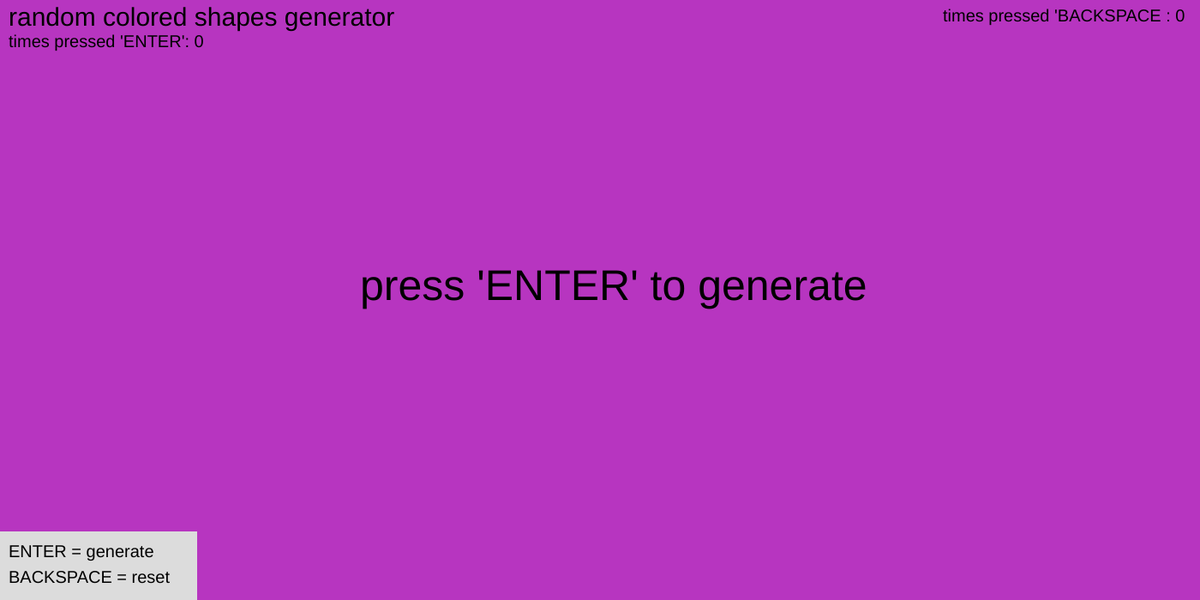
Frame 1 (no input)
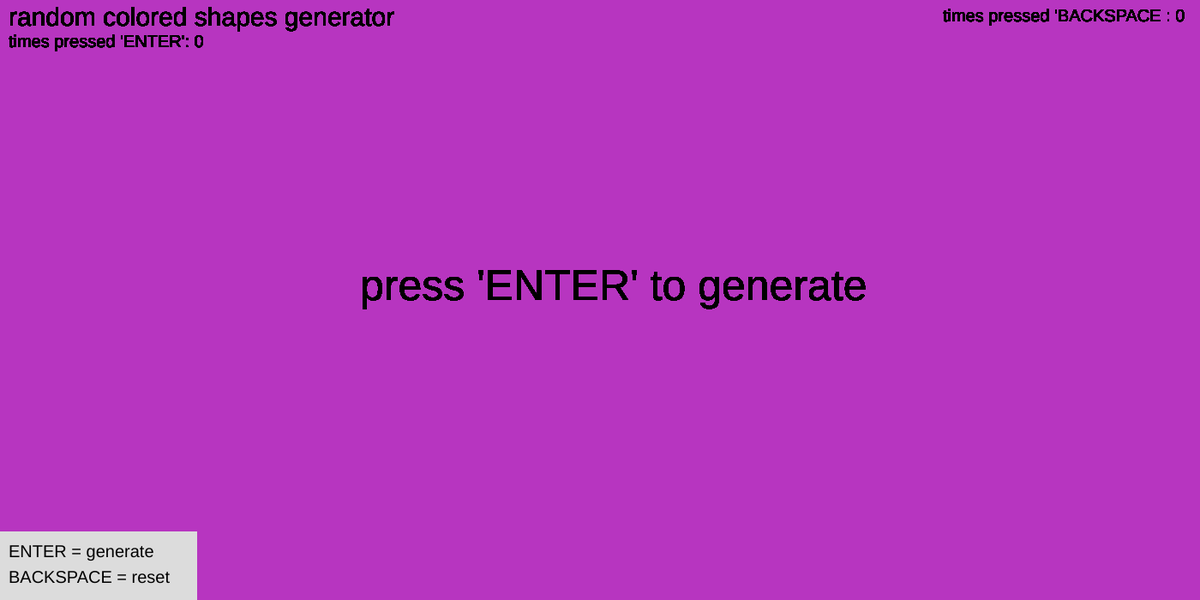
Frame 60 (no input)
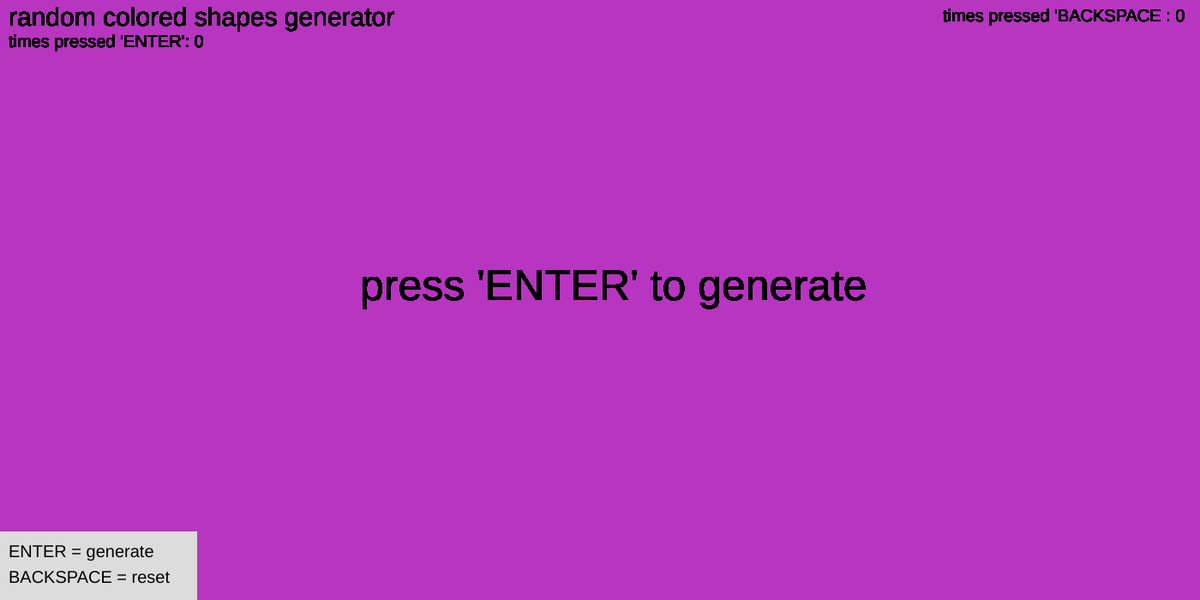
Frame 120 (the mouse pressed at the canvas centre since frame 60)

The p5.js sketch that drew these frames (run headless with seeded random() and noise() and a simulated clock; from frame 60 on, the mouse is pressed at the canvas centre):

// p5.js sketch
// ── sketch.js
//variabels
//mijn booleans
let pressed = false;
//mijn arrays met strings en numbers
const shape = ['rect', 'circle', 'triangle'];
//mijn numbers
let pressedEnter = 0;
let pressedBackspace = 0;

//de setup functie
function setup() 
{
  //canvas maken en background kleur
  createCanvas(1400, 700);
  background(random(256), random(256), random(256));
}

//de draw functie
function draw() 
{
  fill(220);
  strokeWeight(0);
  rect(0, 620, 230, 80);

  fill(0);
  textSize(20);
  text("ENTER = generate", 10, 650);
  text("BACKSPACE = reset", 10, 680);

  //de texten die er staan
  strokeWeight(random(5));
  textSize(30);
  text('random colored shapes generator', 10,30);

  //deze texten laat een variable in de text zien die kan veranderen
  textSize(20);
  text(`times pressed 'ENTER': ${pressedEnter}`, 10, 55);

  text(`times pressed 'BACKSPACE : ${pressedBackspace}`, 1100, 25);

  //als BACKSPACE is geklikt is pressed 'false' en komt deze text tevoorschijn
  if(pressed == false)
  {
    textSize(50);
    text("press 'ENTER' to generate", 420, 350);
  }

  //als ENTER is geklikt is pressed 'true' en komt deze text tevoorschijn
  else if(pressed == true)
  {
    textSize(50);
    text("press 'BACKSPACE' to reset", 420, 600);
  }

  //laat je schrikken als je 10 keer enter klikt of 5 keer backspace
  if(pressedEnter == 10 || pressedBackspace == 5)
  {
    background(0);
    textSize(500);
    fill('white');
    stroke(0);
    text('BOO', 150, 500);
    textSize(50);
    text("didn't expect that did ya", 450, 600)
  }
}

//deze functie laat iets uitvoeren als je op de gekozen key klikt
function keyPressed()
{
  //als ENTER is geklikt wordt alles hierin uitgevoerd
  if(keyCode === ENTER)
  {
    pressed = true;
    background(random(256), random(256), random(256));
    //deze for loop doet random tussen 5 en 30 keer alles wat erin staat
    for(let i = 0; i < random(5, 30); i++)
    {
      if(pressed == true)
      {
        //de dikte en kleur van alle shapes
        stroke(random(256), random(256), random(256));
        strokeWeight(random(0,25));
        fill(random(256), random(256), random(256));

        //een for loop voor het tekenen van de shapes in een random volgorde
        for(let i = 0; i < 3; i++)
        {
          //als het random getal 0 is tekent hij een rectangle
          if(shape[int(random(3))] == 'rect')
          {
            rect(random(0, 1400),random(0, 700), random(0, 400), random(0, 400));
          }

          //als het random getal 1 is tekent hij een circle
          else if(shape[int(random(3))] == 'circle')
          {
            circle(random(0, 1400), random(0, 700), random(0, 400));
          }

          //als het random getal 2 is tekent hij een triangle
          else if(shape[int(random(3))] == 'triangle')
          {
            triangle(random(0, 1400), random(0,700), random(0, 1400), random(0,700), random(0, 1400), random(0,700));
          }
        }

        //dit is de text van de generator rechtsboven op de canvas
        strokeWeight(3);
        stroke(random(256), random(256), random(256));
        textSize(30);
        text('random colored shapes generator', 10,30);
      }
    }

    for(let i = 0; i < 1; i++)
    {
      if(pressed == true)
      {
        pressedEnter++;
      }
    }
  }

  //als je op backspace klikt gebeurt alles wat hierin staat
  else if(keyCode === BACKSPACE){
    pressed = false;
    background(random(256), random(256), random(256));
    //deze 2 dingen zijn voor het verander van hoeveel je hebt geklikt
    pressedEnter = 0;
    pressedBackspace++;
  }
}
